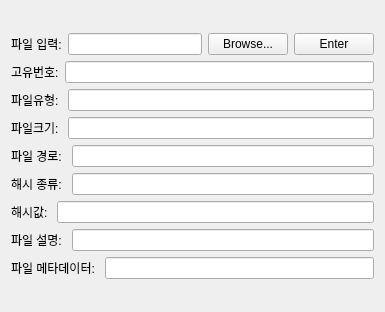
                      <widget class="QWidget" name="DE_other_files__scrollAreaWidgetContents_1">
                       <property name="geometry">
                        <rect>
                         <x>0</x>
                         <y>-142</y>
                         <width>385</width>
                         <height>312</height>
                        </rect>
                       </property>
                       <layout class="QGridLayout" name="gridLayout_13">
                        <item row="0" column="0">
                         <layout class="QVBoxLayout" name="DE_other_files__verticalLayout_1">
                          <item>
                           <layout class="QHBoxLayout" name="DE_other_files_file_browse__horizontalLayout_1">
                            <item>
                             <widget class="QLabel" name="DE_other_files_file_browse__label_1">
                              <property name="text">
                               <string>파일 입력:</string>
                              </property>
                             </widget>
                            </item>
                            <item>
                             <widget class="QLineEdit" name="DE_other_files_file_browse__lineEdit_1"/>
                            </item>
                            <item>
                             <widget class="QPushButton" name="DE_other_files_file_browse__browseButton_1">
                              <property name="text">
                               <string>Browse...</string>
                              </property>
                             </widget>
                            </item>
                            <item>
                             <widget class="QPushButton" name="DE_other_files_file_browse__EnterButton_1">
                              <property name="text">
                               <string>Enter</string>
                              </property>
                             </widget>
                            </item>
                           </layout>
                          </item>
                          <item>
                           <layout class="QHBoxLayout" name="DE_other_files_id__horizontalLayout_1">
                            <item>
                             <widget class="QLabel" name="DE_other_files_id__label_1">
                              <property name="text">
                               <string>고유번호:</string>
                              </property>
                             </widget>
                            </item>
                            <item>
                             <widget class="QLineEdit" name="DE_other_files_id__lineEdit_1"/>
                            </item>
                           </layout>
                          </item>
                          <item>
                           <layout class="QHBoxLayout" name="DE_other_files_type__horizontalLayout_1">
                            <item>
                             <widget class="QLabel" name="DE_other_files_type__label_1">
                              <property name="text">
                               <string>파일유형: </string>
                              </property>
                             </widget>
                            </item>
                            <item>
                             <widget class="QLineEdit" name="DE_other_files_type__lineEdit_1"/>
                            </item>
                           </layout>
                          </item>
                          <item>
                           <layout class="QHBoxLayout" name="DE_other_files_file_size__horizontalLayout_1">
                            <item>
                             <widget class="QLabel" name="DE_other_files_file_size__label_1">
                              <property name="text">
                               <string>파일크기: </string>
                              </property>
                             </widget>
                            </item>
                            <item>
                             <widget class="QLineEdit" name="DE_other_files_file_size__lineEdit_1"/>
                            </item>
                           </layout>
                          </item>
                          <item>
                           <layout class="QHBoxLayout" name="DE_other_files_file_path__horizontalLayout_1">
                            <item>
                             <widget class="QLabel" name="DE_other_files_file_path__label_1">
                              <property name="text">
                               <string>파일 경로: </string>
                              </property>
                             </widget>
                            </item>
                            <item>
                             <widget class="QLineEdit" name="DE_other_files_file_path__lineEdit_1"/>
                            </item>
                           </layout>
                          </item>
                          <item>
                           <layout class="QHBoxLayout" name="DE_other_files_file_hash_type__horizontalLayout_1">
                            <item>
                             <widget class="QLabel" name="DE_other_files_file_hash_type__label_1">
                              <property name="text">
                               <string>해시 종류: </string>
                              </property>
                             </widget>
                            </item>
                            <item>
                             <widget class="QLineEdit" name="DE_other_files_file_hash_type__lineEdit_1"/>
                            </item>
                           </layout>
                          </item>
                          <item>
                           <layout class="QHBoxLayout" name="DE_other_files_file_hash_value__horizontalLayout_1">
                            <item>
                             <widget class="QLabel" name="DE_other_files_file_hash_value__label_1">
                              <property name="text">
                               <string>해시값: </string>
                              </property>
                             </widget>
                            </item>
                            <item>
                             <widget class="QLineEdit" name="DE_other_files_file_hash_value__lineEdit_1"/>
                            </item>
                           </layout>
                          </item>
                          <item>
                           <layout class="QHBoxLayout" name="DE_other_files_file_description__horizontalLayout_1">
                            <item>
                             <widget class="QLabel" name="DE_other_files_file_description__label_1">
                              <property name="text">
                               <string>파일 설명: </string>
                              </property>
                             </widget>
                            </item>
                            <item>
                             <widget class="QLineEdit" name="DE_other_files_file_description__lineEdit_1"/>
                            </item>
                           </layout>
                          </item>
                          <item>
                           <layout class="QHBoxLayout" name="DE_other_files_file_metadata__horizontalLayout_1">
                            <item>
                             <widget class="QLabel" name="DE_other_files_file_metadata__label_1">
                              <property name="text">
                               <string>파일 메타데이터: </string>
                              </property>
                             </widget>
                            </item>
                            <item>
                             <widget class="QLineEdit" name="DE_other_files_file_metadata__lineEdit_1"/>
                            </item>
                           </layout>
                          </item>
                         </layout>
                        </item>
                       </layout>
                      </widget>
